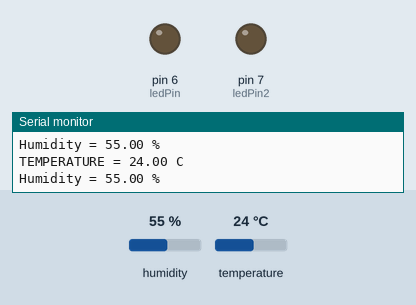
Recording of a sketch running on a simulated Arduino Uno, built with avr-gcc and run on an emulated ATmega328P. On the bench: output pins drawn as LEDs (lit = HIGH), the last lines printed to the serial monitor. Inputs (shaded band) come from the test bench; at power-on: humidity 55 %, temperature 24 °C.

Above: at 2.8 s.
2.9 s: humidity set to 73 %
7.2 s: humidity set to 76 %
At 10.4 s:
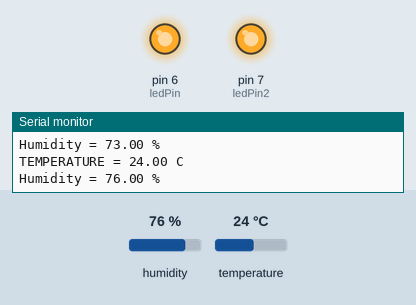
15.9 s: humidity set to 88 %
Timing chart, 0 to 22.6 s (numbered marks = the images above; inputs shaded):
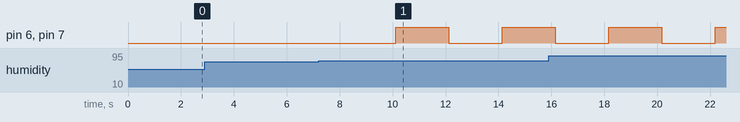

Measured:
- the behaviour switches between 74 and 75 % on humidity (found by bisection; images 0 and 1)
- after the input at 7.2 s, pin 6 (ledPin), pin 7 (ledPin2): LOW → HIGH after 2.9 s, → LOW 2.0 s later, → HIGH 2.0 s later

The sketch:

dhtLED.ino
```cpp
#include <dht.h>

int ledPin = 6 ;
int ledPin2 = 7 ;

#define dataPin 8
dht DHT ;

void setup() {
  Serial.begin(9600);
  pinMode(ledPin,OUTPUT);
   pinMode(ledPin2,OUTPUT);
}

void loop() {
int readData = DHT.read11(dataPin);
float t = DHT.temperature ;
float h = DHT.humidity ;
Serial.print("TEMPERATURE = " );
Serial.print(t);
Serial.println(" C " );
Serial.print("Humidity = ") ;
Serial.print(h);
Serial.println(" % " ) ;
delay(2000);
if (h >= 75 ){
 digitalWrite(ledPin,HIGH);
  digitalWrite(ledPin2,HIGH);
 delay(2000);
 digitalWrite(ledPin,LOW);
  digitalWrite(ledPin2,LOW);
}
}
```
